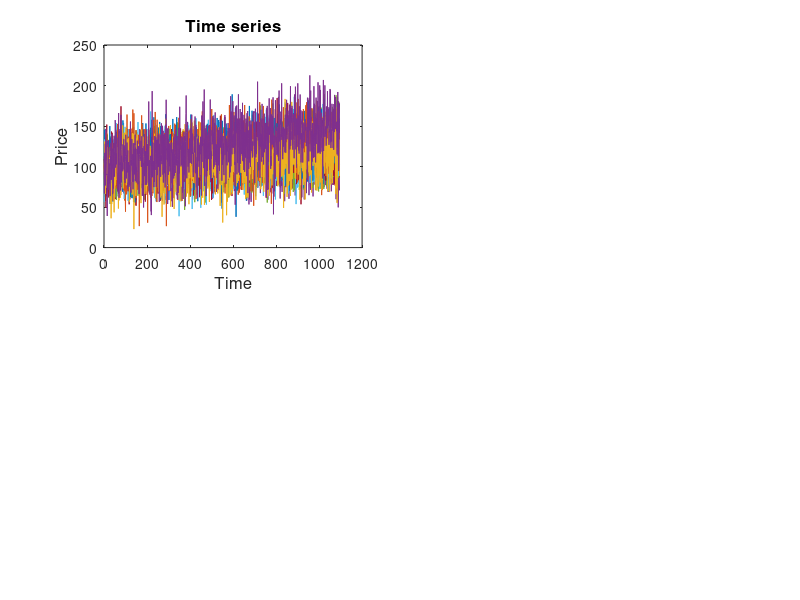

MATLAB code for this plot: (Note: this script raises an error after producing the figure.)
%PT
%Random time series
%1 Each stock of fund an idealized Gaussian distribution of returns
%Check for each time series: do stock follow Gaussian dist of returns?
T=1095;%sample size
S=25;%number stocks or funds
t = (1:T)';
y = zeros(T,S);
for i = 1:S;
a = unifrnd(0,1)*0.05;%mean
y(:,i)=(i*randn(T,1) + a*t) + 100;
end
subplot(2,2,1)
%for u = 1:S;
plot(t,y)
title('Time series','fontsize',12)
ylabel('Price','fontsize',12)
xlabel('Time','fontsize',12)
%end
%2 Calculate return distribution for diff time intervals 1d 2d 3d ....nd
%vector of security mean expected returns
zbar=zeros(1,S);
for r = 1:S;
    zbar(1,r) = (y(T,r) - y(1,r))/3;
    %zbar(1,r) = mean(y(:,r));
end
zbar = zbar';

%4 Calculate var cov matrix from T matrix (assuming multivariately Gaussian distributed random variables)
CM=zeros(S,S);
for c =1:S-1;
   for c1=c+1:S;
       CM(c,c1) = cov(y(:,c),y(:,c1));
   end
end

for c2 =1:S;
   CM(c2,c2) = var(y(:,c2));
end
M = CM+CM';
stdevs=sqrt(diag(M));

%6 standarize the var cov matrix using correlation coef (-1,1)
%pxy = Cov(X,Y)/((sqrt(Var(X))*(sqrt(Var(Y))): 1 perfect positive linear dep
%COM=zeros(S,S);
%COM1=zeros(S,S);
%for c =1;S-1;
%    for c1=c+1:S;
%        COM(c,c1) = M(c,c1)/(sqrt(var(y(:,c)))*sqrt(var(y(:,c1))));
%        COM1(c,c1) = M(c,c1)/(std(y(:,c))*std(y(:,c1)));
%    end
%end
%CORRM=COM1+COM1';
%CORRM(1:S+1:end) = 1;
%C = CORRM;

%7Weight vector or unity vector must have same length as zbar
unity = ones(length(zbar),1);

%size(M)
%stdevs
%zbar


%8 Calculate efficient frontier
A = unity'*M^-1*unity; %>0
B = unity'*M^-1*zbar; %>0
C = zbar'*M^-1*zbar; %>0
D = A*C-B^2;
%mu = (1:300)/10;
mu = linspace(1,75,S);

%9 Plot efficient frontier
minvar = ((A*mu.^2)-2*B*mu+C)/D;
minstd = sqrt(minvar);

subplot(2,2,2)
%hold off
%plot(minstd,mu,stdevs,zbar,'*')
plot(stdevs,zbar,'*')
hold on
plot(minstd,mu,'-')
title('Efficient frontier Individual securities','fontsize',12)
ylabel('Expected return (%)','fontsize',12)
xlabel('Standard deviation (%)','fontsize',12)

